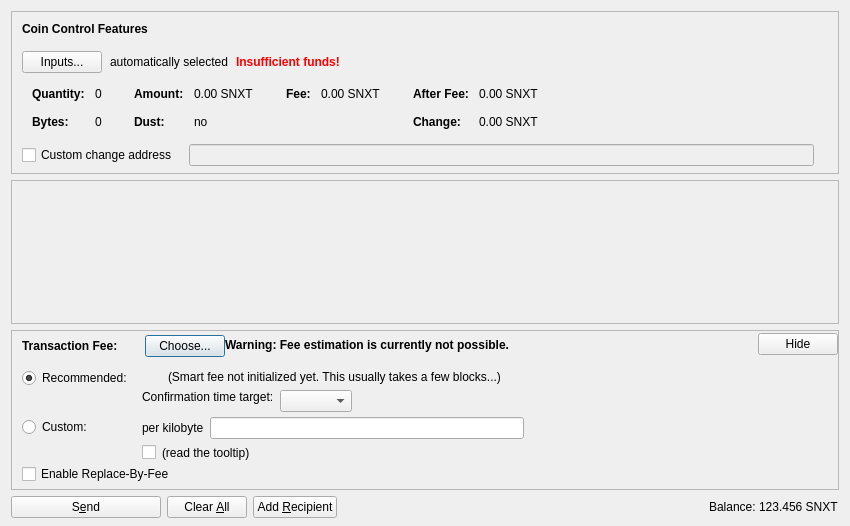
<?xml version="1.0" encoding="UTF-8"?>
<ui version="4.0">
 <class>SendCoinsDialog</class>
 <widget class="QDialog" name="SendCoinsDialog">
  <property name="geometry">
   <rect>
    <x>0</x>
    <y>0</y>
    <width>850</width>
    <height>526</height>
   </rect>
  </property>
  <property name="windowTitle">
   <string>Send Coins</string>
  </property>
  <layout class="QVBoxLayout" name="verticalLayout" stretch="0,1,0,0">
   <property name="bottomMargin">
    <number>8</number>
   </property>
   <item>
    <widget class="QFrame" name="frameCoinControl">
     <property name="sizePolicy">
      <sizepolicy hsizetype="Expanding" vsizetype="Expanding">
       <horstretch>0</horstretch>
       <verstretch>0</verstretch>
      </sizepolicy>
     </property>
     <property name="maximumSize">
      <size>
       <width>16777215</width>
       <height>16777215</height>
      </size>
     </property>
     <property name="frameShape">
      <enum>QFrame::StyledPanel</enum>
     </property>
     <property name="frameShadow">
      <enum>QFrame::Sunken</enum>
     </property>
     <layout class="QVBoxLayout" name="verticalLayoutCoinControl2">
      <property name="spacing">
       <number>0</number>
      </property>
      <property name="leftMargin">
       <number>0</number>
      </property>
      <property name="topMargin">
       <number>0</number>
      </property>
      <property name="rightMargin">
       <number>0</number>
      </property>
      <property name="bottomMargin">
       <number>6</number>
      </property>
      <item>
       <layout class="QVBoxLayout" name="verticalLayoutCoinControl" stretch="0,0,0,0,1">
        <property name="spacing">
         <number>0</number>
        </property>
        <property name="leftMargin">
         <number>10</number>
        </property>
        <property name="topMargin">
         <number>10</number>
        </property>
        <item>
         <layout class="QHBoxLayout" name="horizontalLayoutCoinControl1">
          <property name="bottomMargin">
           <number>15</number>
          </property>
          <item>
           <widget class="QLabel" name="labelCoinControlFeatures">
            <property name="sizePolicy">
             <sizepolicy hsizetype="Preferred" vsizetype="Maximum">
              <horstretch>0</horstretch>
              <verstretch>0</verstretch>
             </sizepolicy>
            </property>
            <property name="font">
             <font>
              <weight>75</weight>
              <bold>true</bold>
             </font>
            </property>
            <property name="styleSheet">
             <string notr="true">font-weight:bold;</string>
            </property>
            <property name="text">
             <string>Coin Control Features</string>
            </property>
           </widget>
          </item>
         </layout>
        </item>
        <item>
         <layout class="QHBoxLayout" name="horizontalLayoutCoinControl2" stretch="0,0,0,0">
          <property name="spacing">
           <number>8</number>
          </property>
          <property name="bottomMargin">
           <number>10</number>
          </property>
          <item>
           <widget class="QPushButton" name="pushButtonCoinControl">
            <property name="styleSheet">
             <string notr="true"/>
            </property>
            <property name="text">
             <string>Inputs...</string>
            </property>
            <property name="autoDefault">
             <bool>false</bool>
            </property>
           </widget>
          </item>
          <item>
           <widget class="QLabel" name="labelCoinControlAutomaticallySelected">
            <property name="text">
             <string>automatically selected</string>
            </property>
            <property name="margin">
             <number>5</number>
            </property>
           </widget>
          </item>
          <item>
           <widget class="QLabel" name="labelCoinControlInsuffFunds">
            <property name="font">
             <font>
              <weight>75</weight>
              <bold>true</bold>
             </font>
            </property>
            <property name="styleSheet">
             <string notr="true">color:red;font-weight:bold;</string>
            </property>
            <property name="text">
             <string>Insufficient funds!</string>
            </property>
            <property name="margin">
             <number>5</number>
            </property>
           </widget>
          </item>
          <item>
           <spacer name="horizontalSpacerCoinControl">
            <property name="orientation">
             <enum>Qt::Horizontal</enum>
            </property>
            <property name="sizeHint" stdset="0">
             <size>
              <width>40</width>
              <height>1</height>
             </size>
            </property>
           </spacer>
          </item>
         </layout>
        </item>
        <item>
         <widget class="QWidget" name="widgetCoinControl" native="true">
          <property name="sizePolicy">
           <sizepolicy hsizetype="Preferred" vsizetype="Preferred">
            <horstretch>0</horstretch>
            <verstretch>0</verstretch>
           </sizepolicy>
          </property>
          <property name="minimumSize">
           <size>
            <width>0</width>
            <height>0</height>
           </size>
          </property>
          <property name="styleSheet">
           <string notr="true"/>
          </property>
          <layout class="QHBoxLayout" name="horizontalLayoutCoinControl5">
           <property name="leftMargin">
            <number>0</number>
           </property>
           <property name="topMargin">
            <number>0</number>
           </property>
           <property name="rightMargin">
            <number>0</number>
           </property>
           <property name="bottomMargin">
            <number>0</number>
           </property>
           <item>
            <layout class="QHBoxLayout" name="horizontalLayoutCoinControl3" stretch="0,0,0,1">
             <property name="spacing">
              <number>20</number>
             </property>
             <property name="topMargin">
              <number>0</number>
             </property>
             <property name="bottomMargin">
              <number>10</number>
             </property>
             <item>
              <layout class="QFormLayout" name="formLayoutCoinControl1">
               <property name="horizontalSpacing">
                <number>10</number>
               </property>
               <property name="verticalSpacing">
                <number>14</number>
               </property>
               <property name="leftMargin">
                <number>10</number>
               </property>
               <property name="topMargin">
                <number>4</number>
               </property>
               <property name="rightMargin">
                <number>6</number>
               </property>
               <item row="0" column="0">
                <widget class="QLabel" name="labelCoinControlQuantityText">
                 <property name="font">
                  <font>
                   <weight>75</weight>
                   <bold>true</bold>
                  </font>
                 </property>
                 <property name="text">
                  <string>Quantity:</string>
                 </property>
                 <property name="margin">
                  <number>0</number>
                 </property>
                </widget>
               </item>
               <item row="0" column="1">
                <widget class="QLabel" name="labelCoinControlQuantity">
                 <property name="cursor">
                  <cursorShape>IBeamCursor</cursorShape>
                 </property>
                 <property name="contextMenuPolicy">
                  <enum>Qt::ActionsContextMenu</enum>
                 </property>
                 <property name="text">
                  <string notr="true">0</string>
                 </property>
                 <property name="margin">
                  <number>0</number>
                 </property>
                 <property name="textInteractionFlags">
                  <set>Qt::LinksAccessibleByMouse|Qt::TextSelectableByKeyboard|Qt::TextSelectableByMouse</set>
                 </property>
                </widget>
               </item>
               <item row="1" column="0">
                <widget class="QLabel" name="labelCoinControlBytesText">
                 <property name="font">
                  <font>
                   <weight>75</weight>
                   <bold>true</bold>
                  </font>
                 </property>
                 <property name="text">
                  <string>Bytes:</string>
                 </property>
                </widget>
               </item>
               <item row="1" column="1">
                <widget class="QLabel" name="labelCoinControlBytes">
                 <property name="cursor">
                  <cursorShape>IBeamCursor</cursorShape>
                 </property>
                 <property name="contextMenuPolicy">
                  <enum>Qt::ActionsContextMenu</enum>
                 </property>
                 <property name="text">
                  <string notr="true">0</string>
                 </property>
                 <property name="textInteractionFlags">
                  <set>Qt::LinksAccessibleByMouse|Qt::TextSelectableByKeyboard|Qt::TextSelectableByMouse</set>
                 </property>
                </widget>
               </item>
              </layout>
             </item>
             <item>
              <layout class="QFormLayout" name="formLayoutCoinControl2">
               <property name="horizontalSpacing">
                <number>10</number>
               </property>
               <property name="verticalSpacing">
                <number>14</number>
               </property>
               <property name="leftMargin">
                <number>6</number>
               </property>
               <property name="topMargin">
                <number>4</number>
               </property>
               <property name="rightMargin">
                <number>6</number>
               </property>
               <item row="0" column="0">
                <widget class="QLabel" name="labelCoinControlAmountText">
                 <property name="font">
                  <font>
                   <weight>75</weight>
                   <bold>true</bold>
                  </font>
                 </property>
                 <property name="text">
                  <string>Amount:</string>
                 </property>
                 <property name="margin">
                  <number>0</number>
                 </property>
                </widget>
               </item>
               <item row="0" column="1">
                <widget class="QLabel" name="labelCoinControlAmount">
                 <property name="cursor">
                  <cursorShape>IBeamCursor</cursorShape>
                 </property>
                 <property name="contextMenuPolicy">
                  <enum>Qt::ActionsContextMenu</enum>
                 </property>
                 <property name="text">
                  <string notr="true">0.00 SNXT</string>
                 </property>
                 <property name="textInteractionFlags">
                  <set>Qt::LinksAccessibleByMouse|Qt::TextSelectableByKeyboard|Qt::TextSelectableByMouse</set>
                 </property>
                </widget>
               </item>
               <item row="1" column="0">
                <widget class="QLabel" name="labelCoinControlLowOutputText">
                 <property name="font">
                  <font>
                   <weight>75</weight>
                   <bold>true</bold>
                  </font>
                 </property>
                 <property name="text">
                  <string>Dust:</string>
                 </property>
                </widget>
               </item>
               <item row="1" column="1">
                <widget class="QLabel" name="labelCoinControlLowOutput">
                 <property name="cursor">
                  <cursorShape>IBeamCursor</cursorShape>
                 </property>
                 <property name="contextMenuPolicy">
                  <enum>Qt::ActionsContextMenu</enum>
                 </property>
                 <property name="text">
                  <string notr="true">no</string>
                 </property>
                 <property name="textInteractionFlags">
                  <set>Qt::LinksAccessibleByMouse|Qt::TextSelectableByKeyboard|Qt::TextSelectableByMouse</set>
                 </property>
                </widget>
               </item>
              </layout>
             </item>
             <item>
              <layout class="QFormLayout" name="formLayoutCoinControl3">
               <property name="horizontalSpacing">
                <number>10</number>
               </property>
               <property name="verticalSpacing">
                <number>14</number>
               </property>
               <property name="leftMargin">
                <number>6</number>
               </property>
               <property name="topMargin">
                <number>4</number>
               </property>
               <property name="rightMargin">
                <number>6</number>
               </property>
               <item row="0" column="0">
                <widget class="QLabel" name="labelCoinControlFeeText">
                 <property name="font">
                  <font>
                   <weight>75</weight>
                   <bold>true</bold>
                  </font>
                 </property>
                 <property name="text">
                  <string>Fee:</string>
                 </property>
                 <property name="margin">
                  <number>0</number>
                 </property>
                </widget>
               </item>
               <item row="0" column="1">
                <widget class="QLabel" name="labelCoinControlFee">
                 <property name="cursor">
                  <cursorShape>IBeamCursor</cursorShape>
                 </property>
                 <property name="contextMenuPolicy">
                  <enum>Qt::ActionsContextMenu</enum>
                 </property>
                 <property name="text">
                  <string notr="true">0.00 SNXT</string>
                 </property>
                 <property name="textInteractionFlags">
                  <set>Qt::LinksAccessibleByMouse|Qt::TextSelectableByKeyboard|Qt::TextSelectableByMouse</set>
                 </property>
                </widget>
               </item>
              </layout>
             </item>
             <item>
              <layout class="QFormLayout" name="formLayoutCoinControl4">
               <property name="horizontalSpacing">
                <number>10</number>
               </property>
               <property name="verticalSpacing">
                <number>14</number>
               </property>
               <property name="leftMargin">
                <number>6</number>
               </property>
               <property name="topMargin">
                <number>4</number>
               </property>
               <property name="rightMargin">
                <number>6</number>
               </property>
               <item row="0" column="0">
                <widget class="QLabel" name="labelCoinControlAfterFeeText">
                 <property name="font">
                  <font>
                   <weight>75</weight>
                   <bold>true</bold>
                  </font>
                 </property>
                 <property name="text">
                  <string>After Fee:</string>
                 </property>
                 <property name="margin">
                  <number>0</number>
                 </property>
                </widget>
               </item>
               <item row="0" column="1">
                <widget class="QLabel" name="labelCoinControlAfterFee">
                 <property name="cursor">
                  <cursorShape>IBeamCursor</cursorShape>
                 </property>
                 <property name="contextMenuPolicy">
                  <enum>Qt::ActionsContextMenu</enum>
                 </property>
                 <property name="text">
                  <string notr="true">0.00 SNXT</string>
                 </property>
                 <property name="textInteractionFlags">
                  <set>Qt::LinksAccessibleByMouse|Qt::TextSelectableByKeyboard|Qt::TextSelectableByMouse</set>
                 </property>
                </widget>
               </item>
               <item row="1" column="0">
                <widget class="QLabel" name="labelCoinControlChangeText">
                 <property name="font">
                  <font>
                   <weight>75</weight>
                   <bold>true</bold>
                  </font>
                 </property>
                 <property name="text">
                  <string>Change:</string>
                 </property>
                </widget>
               </item>
               <item row="1" column="1">
                <widget class="QLabel" name="labelCoinControlChange">
                 <property name="cursor">
                  <cursorShape>IBeamCursor</cursorShape>
                 </property>
                 <property name="contextMenuPolicy">
                  <enum>Qt::ActionsContextMenu</enum>
                 </property>
                 <property name="text">
                  <string notr="true">0.00 SNXT</string>
                 </property>
                 <property name="textInteractionFlags">
                  <set>Qt::LinksAccessibleByMouse|Qt::TextSelectableByKeyboard|Qt::TextSelectableByMouse</set>
                 </property>
                </widget>
               </item>
              </layout>
             </item>
            </layout>
           </item>
          </layout>
         </widget>
        </item>
        <item>
         <layout class="QHBoxLayout" name="horizontalLayoutCoinControl4" stretch="0,0,0">
          <property name="spacing">
           <number>12</number>
          </property>
          <property name="sizeConstraint">
           <enum>QLayout::SetDefaultConstraint</enum>
          </property>
          <property name="topMargin">
           <number>5</number>
          </property>
          <property name="rightMargin">
           <number>5</number>
          </property>
          <item>
           <widget class="QCheckBox" name="checkBoxCoinControlChange">
            <property name="toolTip">
             <string>If this is activated, but the change address is empty or invalid, change will be sent to a newly generated address.</string>
            </property>
            <property name="text">
             <string>Custom change address</string>
            </property>
           </widget>
          </item>
          <item>
           <widget class="QValidatedLineEdit" name="lineEditCoinControlChange">
            <property name="enabled">
             <bool>false</bool>
            </property>
            <property name="sizePolicy">
             <sizepolicy hsizetype="Expanding" vsizetype="Fixed">
              <horstretch>0</horstretch>
              <verstretch>0</verstretch>
             </sizepolicy>
            </property>
           </widget>
          </item>
          <item>
           <widget class="QLabel" name="labelCoinControlChangeLabel">
            <property name="sizePolicy">
             <sizepolicy hsizetype="Preferred" vsizetype="Expanding">
              <horstretch>0</horstretch>
              <verstretch>0</verstretch>
             </sizepolicy>
            </property>
            <property name="minimumSize">
             <size>
              <width>0</width>
              <height>0</height>
             </size>
            </property>
            <property name="text">
             <string/>
            </property>
            <property name="margin">
             <number>3</number>
            </property>
           </widget>
          </item>
         </layout>
        </item>
        <item>
         <spacer name="verticalSpacerCoinControl">
          <property name="orientation">
           <enum>Qt::Vertical</enum>
          </property>
          <property name="sizeHint" stdset="0">
           <size>
            <width>800</width>
            <height>1</height>
           </size>
          </property>
         </spacer>
        </item>
       </layout>
      </item>
     </layout>
    </widget>
   </item>
   <item>
    <widget class="QScrollArea" name="scrollArea">
     <property name="widgetResizable">
      <bool>true</bool>
     </property>
     <widget class="QWidget" name="scrollAreaWidgetContents">
      <property name="geometry">
       <rect>
        <x>0</x>
        <y>0</y>
        <width>830</width>
        <height>104</height>
       </rect>
      </property>
      <layout class="QVBoxLayout" name="verticalLayout_2" stretch="0,1">
       <property name="leftMargin">
        <number>0</number>
       </property>
       <property name="topMargin">
        <number>0</number>
       </property>
       <property name="rightMargin">
        <number>0</number>
       </property>
       <property name="bottomMargin">
        <number>0</number>
       </property>
       <item>
        <layout class="QVBoxLayout" name="entries">
         <property name="spacing">
          <number>6</number>
         </property>
        </layout>
       </item>
       <item>
        <spacer name="verticalSpacer">
         <property name="orientation">
          <enum>Qt::Vertical</enum>
         </property>
         <property name="sizeHint" stdset="0">
          <size>
           <width>20</width>
           <height>40</height>
          </size>
         </property>
        </spacer>
       </item>
      </layout>
     </widget>
    </widget>
   </item>
   <item>
    <widget class="QFrame" name="frameFee">
     <property name="sizePolicy">
      <sizepolicy hsizetype="Expanding" vsizetype="Expanding">
       <horstretch>0</horstretch>
       <verstretch>0</verstretch>
      </sizepolicy>
     </property>
     <property name="maximumSize">
      <size>
       <width>16777215</width>
       <height>16777215</height>
      </size>
     </property>
     <property name="frameShape">
      <enum>QFrame::StyledPanel</enum>
     </property>
     <property name="frameShadow">
      <enum>QFrame::Sunken</enum>
     </property>
     <layout class="QVBoxLayout" name="verticalLayoutFee1">
      <property name="spacing">
       <number>0</number>
      </property>
      <property name="leftMargin">
       <number>0</number>
      </property>
      <property name="topMargin">
       <number>0</number>
      </property>
      <property name="rightMargin">
       <number>0</number>
      </property>
      <property name="bottomMargin">
       <number>0</number>
      </property>
      <item>
       <layout class="QVBoxLayout" name="verticalLayoutFee2" stretch="0,0,0">
        <property name="spacing">
         <number>0</number>
        </property>
        <property name="leftMargin">
         <number>10</number>
        </property>
        <property name="topMargin">
         <number>0</number>
        </property>
        <item>
         <layout class="QHBoxLayout" name="horizontalLayoutFee1">
          <property name="bottomMargin">
           <number>0</number>
          </property>
          <item>
           <layout class="QVBoxLayout" name="verticalLayoutFee7">
            <property name="spacing">
             <number>0</number>
            </property>
            <item>
             <spacer name="verticalSpacerSmartFee">
              <property name="orientation">
               <enum>Qt::Vertical</enum>
              </property>
              <property name="sizeType">
               <enum>QSizePolicy::Fixed</enum>
              </property>
              <property name="sizeHint" stdset="0">
               <size>
                <width>1</width>
                <height>4</height>
               </size>
              </property>
             </spacer>
            </item>
            <item>
             <layout class="QHBoxLayout" name="horizontalLayoutSmartFee">
              <property name="spacing">
               <number>10</number>
              </property>
              <item>
               <widget class="QLabel" name="labelFeeHeadline">
                <property name="sizePolicy">
                 <sizepolicy hsizetype="Preferred" vsizetype="Maximum">
                  <horstretch>0</horstretch>
                  <verstretch>0</verstretch>
                 </sizepolicy>
                </property>
                <property name="font">
                 <font>
                  <weight>75</weight>
                  <bold>true</bold>
                 </font>
                </property>
                <property name="styleSheet">
                 <string notr="true">font-weight:bold;</string>
                </property>
                <property name="text">
                 <string>Transaction Fee:</string>
                </property>
               </widget>
              </item>
              <item>
               <widget class="QLabel" name="labelFeeMinimized">
                <property name="text">
                 <string/>
                </property>
               </widget>
              </item>
              <item>
               <widget class="QPushButton" name="buttonChooseFee">
                <property name="text">
                 <string>Choose...</string>
                </property>
               </widget>
              </item>
             </layout>
            </item>
            <item>
             <spacer name="verticalSpacer_5">
              <property name="orientation">
               <enum>Qt::Vertical</enum>
              </property>
              <property name="sizeHint" stdset="0">
               <size>
                <width>1</width>
                <height>1</height>
               </size>
              </property>
             </spacer>
            </item>
           </layout>
          </item>
          <item>
           <widget class="QLabel" name="fallbackFeeWarningLabel">
            <property name="toolTip">
             <string>Using the fallbackfee can result in sending a transaction that will take several hours or days (or never) to confirm. Consider choosing your fee manually or wait until you have validated the complete chain.</string>
            </property>
            <property name="font">
            <font>
                <weight>75</weight>
                <bold>true</bold>
            </font>
            </property>
            <property name="text">
             <string>Warning: Fee estimation is currently not possible.</string>
            </property>
            <property name="wordWrap">
             <bool>false</bool>
            </property>
           </widget>
          </item>
          <item>
           <spacer name="horizontalSpacer_4">
            <property name="orientation">
             <enum>Qt::Horizontal</enum>
            </property>
            <property name="sizeType">
             <enum>QSizePolicy::MinimumExpanding</enum>
            </property>
            <property name="sizeHint" stdset="0">
             <size>
              <width>40</width>
              <height>20</height>
             </size>
            </property>
           </spacer>
          </item>
          <item>
           <widget class="QPushButton" name="buttonMinimizeFee">
            <property name="toolTip">
             <string>collapse fee-settings</string>
            </property>
            <property name="text">
             <string>Hide</string>
            </property>
           </widget>
          </item>
         </layout>
        </item>
        <item>
         <widget class="QFrame" name="frameFeeSelection">
          <layout class="QVBoxLayout" name="verticalLayoutFee12">
           <property name="spacing">
            <number>0</number>
           </property>
           <property name="leftMargin">
            <number>0</number>
           </property>
           <property name="topMargin">
            <number>0</number>
           </property>
           <property name="rightMargin">
            <number>0</number>
           </property>
           <property name="bottomMargin">
            <number>0</number>
           </property>
           <item>
            <layout class="QGridLayout" name="gridLayoutFee">
             <property name="topMargin">
              <number>10</number>
             </property>
             <property name="bottomMargin">
              <number>4</number>
             </property>
             <property name="horizontalSpacing">
              <number>10</number>
             </property>
             <property name="verticalSpacing">
              <number>4</number>
             </property>
             <item row="1" column="1">
              <layout class="QVBoxLayout" name="verticalLayoutFee8">
               <property name="spacing">
                <number>6</number>
               </property>
               <item>
                <layout class="QHBoxLayout" name="horizontalLayoutFee13">
                 <item>
                  <widget class="QLabel" name="labelCustomPerKilobyte">
                   <property name="toolTip">
                    <string>Specify a custom fee per kB (1,000 bytes) of the transaction's virtual size.

Note:  Since the fee is calculated on a per-byte basis, a fee of "100 satoshis per kB" for a transaction size of 500 bytes (half of 1 kB) would ultimately yield a fee of only 50 satoshis.</string>
                   </property>
                   <property name="text">
                    <string>per kilobyte</string>
                   </property>
                  </widget>
                 </item>
                 <item>
                  <widget class="StancecoinAmountField" name="customFee"/>
                 </item>
                 <item>
                  <spacer name="horizontalSpacer_6">
                   <property name="orientation">
                    <enum>Qt::Horizontal</enum>
                   </property>
                   <property name="sizeHint" stdset="0">
                    <size>
                     <width>1</width>
                     <height>1</height>
                    </size>
                   </property>
                  </spacer>
                 </item>
                </layout>
               </item>
               <item>
                <layout class="QHBoxLayout" name="horizontalLayoutFee8">
                 <item>
                  <widget class="QCheckBox" name="checkBoxMinimumFee">
                   <property name="toolTip">
                    <string>Paying only the minimum fee is just fine as long as there is less transaction volume than space in the blocks. But be aware that this can end up in a never confirming transaction once there is more demand for stancecoin transactions than the network can process.</string>
                   </property>
                   <property name="text">
                    <string/>
                   </property>
                  </widget>
                 </item>
                 <item>
                  <widget class="QLabel" name="labelMinFeeWarning">
                   <property name="enabled">
                    <bool>true</bool>
                   </property>
                   <property name="toolTip">
                    <string>Paying only the minimum fee is just fine as long as there is less transaction volume than space in the blocks. But be aware that this can end up in a never confirming transaction once there is more demand for stancecoin transactions than the network can process.</string>
                   </property>
                   <property name="text">
                    <string>(read the tooltip)</string>
                   </property>
                   <property name="margin">
                    <number>5</number>
                   </property>
                  </widget>
                 </item>
                 <item>
                  <spacer name="horizontalSpacer_2">
                   <property name="orientation">
                    <enum>Qt::Horizontal</enum>
                   </property>
                   <property name="sizeHint" stdset="0">
                    <size>
                     <width>1</width>
                     <height>1</height>
                    </size>
                   </property>
                  </spacer>
                 </item>
                </layout>
               </item>
              </layout>
             </item>
             <item row="0" column="0">
              <layout class="QVBoxLayout" name="verticalLayoutFee4" stretch="0,1">
               <item>
                <widget class="QRadioButton" name="radioSmartFee">
                 <property name="text">
                  <string>Recommended:</string>
                 </property>
                 <property name="checked">
                  <bool>true</bool>
                 </property>
                 <attribute name="buttonGroup">
                  <string notr="true">groupFee</string>
                 </attribute>
                </widget>
               </item>
               <item>
                <spacer name="verticalSpacer_2">
                 <property name="orientation">
                  <enum>Qt::Vertical</enum>
                 </property>
                 <property name="sizeHint" stdset="0">
                  <size>
                   <width>1</width>
                   <height>1</height>
                  </size>
                 </property>
                </spacer>
               </item>
              </layout>
             </item>
             <item row="1" column="0">
              <layout class="QVBoxLayout" name="verticalLayoutFee9" stretch="0,1">
               <item>
                <widget class="QRadioButton" name="radioCustomFee">
                 <property name="text">
                  <string>Custom:</string>
                 </property>
                 <attribute name="buttonGroup">
                  <string notr="true">groupFee</string>
                 </attribute>
                </widget>
               </item>
               <item>
                <spacer name="verticalSpacer_6">
                 <property name="orientation">
                  <enum>Qt::Vertical</enum>
                 </property>
                 <property name="sizeHint" stdset="0">
                  <size>
                   <width>1</width>
                   <height>1</height>
                  </size>
                 </property>
                </spacer>
               </item>
              </layout>
             </item>
             <item row="0" column="1">
              <layout class="QVBoxLayout" name="verticalLayoutFee3" stretch="0,0,1">
               <property name="spacing">
                <number>6</number>
               </property>
               <property name="topMargin">
                <number>2</number>
               </property>
               <item>
                <layout class="QHBoxLayout" name="horizontalLayoutFee12">
                 <item>
                  <widget class="QLabel" name="labelSmartFee">
                   <property name="text">
                    <string/>
                   </property>
                   <property name="margin">
                    <number>2</number>
                   </property>
                  </widget>
                 </item>
                 <item>
                  <widget class="QLabel" name="labelFeeEstimation">
                   <property name="text">
                    <string/>
                   </property>
                  </widget>
                 </item>
                 <item>
                  <widget class="QLabel" name="labelSmartFee2">
                   <property name="text">
                    <string>(Smart fee not initialized yet. This usually takes a few blocks...)</string>
                   </property>
                   <property name="margin">
                    <number>2</number>
                   </property>
                  </widget>
                 </item>
                 <item>
                  <spacer name="horizontalSpacer_5">
                   <property name="orientation">
                    <enum>Qt::Horizontal</enum>
                   </property>
                   <property name="sizeHint" stdset="0">
                    <size>
                     <width>1</width>
                     <height>1</height>
                    </size>
                   </property>
                  </spacer>
                 </item>
                </layout>
               </item>
               <item>
                <layout class="QHBoxLayout" name="horizontalLayoutFee9">
                 <item>
                  <layout class="QVBoxLayout" name="verticalLayoutFee6">
                   <item>
                    <widget class="QLabel" name="labelSmartFee3">
                     <property name="text">
                      <string>Confirmation time target:</string>
                     </property>
                     <property name="margin">
                      <number>2</number>
                     </property>
                    </widget>
                   </item>
                   <item>
                    <spacer name="verticalSpacer_3">
                     <property name="orientation">
                      <enum>Qt::Vertical</enum>
                     </property>
                     <property name="sizeHint" stdset="0">
                      <size>
                       <width>1</width>
                       <height>1</height>
                      </size>
                     </property>
                    </spacer>
                   </item>
                  </layout>
                 </item>
                 <item>
                  <layout class="QVBoxLayout" name="verticalLayoutFee5">
                   <property name="rightMargin">
                    <number>30</number>
                   </property>
                   <item>
                    <layout class="QHBoxLayout" name="horizontalLayoutConfTarget">
                     <property name="bottomMargin">
                      <number>0</number>
                     </property>
                     <item>
                      <widget class="QComboBox" name="confTargetSelector"/>
                     </item>
                     <item>
                      <spacer name="horizontalSpacerConfTarget">
                       <property name="orientation">
                        <enum>Qt::Horizontal</enum>
                       </property>
                       <property name="sizeHint" stdset="0">
                        <size>
                         <width>40</width>
                         <height>20</height>
                        </size>
                       </property>
                      </spacer>
                     </item>
                    </layout>
                   </item>
                  </layout>
                 </item>
                </layout>
               </item>
               <item>
                <spacer name="verticalSpacer_4">
                 <property name="orientation">
                  <enum>Qt::Vertical</enum>
                 </property>
                 <property name="sizeHint" stdset="0">
                  <size>
                   <width>1</width>
                   <height>1</height>
                  </size>
                 </property>
                </spacer>
               </item>
              </layout>
             </item>
            </layout>
           </item>
           <item>
            <widget class="QCheckBox" name="optInRBF">
             <property name="text">
              <string>Enable Replace-By-Fee</string>
             </property>
             <property name="toolTip">
              <string>With Replace-By-Fee (BIP-125) you can increase a transaction's fee after it is sent. Without this, a higher fee may be recommended to compensate for increased transaction delay risk.</string>
             </property>
            </widget>
           </item>
          </layout>
         </widget>
        </item>
        <item>
         <spacer name="verticalSpacerFee">
          <property name="orientation">
           <enum>Qt::Vertical</enum>
          </property>
          <property name="sizeHint" stdset="0">
           <size>
            <width>40</width>
            <height>5</height>
           </size>
          </property>
         </spacer>
        </item>
       </layout>
      </item>
     </layout>
    </widget>
   </item>
   <item>
    <layout class="QHBoxLayout" name="horizontalLayout">
     <item>
      <widget class="QPushButton" name="sendButton">
       <property name="minimumSize">
        <size>
         <width>150</width>
         <height>0</height>
        </size>
       </property>
       <property name="toolTip">
        <string>Confirm the send action</string>
       </property>
       <property name="text">
        <string>S&amp;end</string>
       </property>
       <property name="icon">
        <iconset resource="../stancecoin.qrc">
         <normaloff>:/icons/send</normaloff>:/icons/send</iconset>
       </property>
       <property name="autoDefault">
        <bool>false</bool>
       </property>
       <property name="default">
        <bool>false</bool>
       </property>
      </widget>
     </item>
     <item>
      <widget class="QPushButton" name="clearButton">
       <property name="sizePolicy">
        <sizepolicy hsizetype="Minimum" vsizetype="Fixed">
         <horstretch>0</horstretch>
         <verstretch>0</verstretch>
        </sizepolicy>
       </property>
       <property name="toolTip">
        <string>Clear all fields of the form.</string>
       </property>
       <property name="text">
        <string>Clear &amp;All</string>
       </property>
       <property name="icon">
        <iconset resource="../stancecoin.qrc">
         <normaloff>:/icons/remove</normaloff>:/icons/remove</iconset>
       </property>
       <property name="autoDefault">
        <bool>false</bool>
       </property>
      </widget>
     </item>
     <item>
      <widget class="QPushButton" name="addButton">
       <property name="toolTip">
        <string>Send to multiple recipients at once</string>
       </property>
       <property name="text">
        <string>Add &amp;Recipient</string>
       </property>
       <property name="icon">
        <iconset resource="../stancecoin.qrc">
         <normaloff>:/icons/add</normaloff>:/icons/add</iconset>
       </property>
       <property name="autoDefault">
        <bool>false</bool>
       </property>
      </widget>
     </item>
     <item>
      <spacer name="horizontalSpacer">
       <property name="orientation">
        <enum>Qt::Horizontal</enum>
       </property>
       <property name="sizeHint" stdset="0">
        <size>
         <width>40</width>
         <height>20</height>
        </size>
       </property>
      </spacer>
     </item>
     <item>
      <layout class="QHBoxLayout" name="horizontalLayout_2">
       <property name="spacing">
        <number>3</number>
       </property>
       <item>
        <widget class="QLabel" name="label">
         <property name="sizePolicy">
          <sizepolicy hsizetype="Preferred" vsizetype="Fixed">
           <horstretch>0</horstretch>
           <verstretch>0</verstretch>
          </sizepolicy>
         </property>
         <property name="text">
          <string>Balance:</string>
         </property>
        </widget>
       </item>
       <item>
        <widget class="QLabel" name="labelBalance">
         <property name="sizePolicy">
          <sizepolicy hsizetype="Preferred" vsizetype="Fixed">
           <horstretch>0</horstretch>
           <verstretch>0</verstretch>
          </sizepolicy>
         </property>
         <property name="cursor">
          <cursorShape>IBeamCursor</cursorShape>
         </property>
         <property name="text">
          <string notr="true">123.456 SNXT</string>
         </property>
         <property name="textInteractionFlags">
          <set>Qt::LinksAccessibleByMouse|Qt::TextSelectableByKeyboard|Qt::TextSelectableByMouse</set>
         </property>
        </widget>
       </item>
      </layout>
     </item>
    </layout>
   </item>
  </layout>
 </widget>
 <customwidgets>
  <customwidget>
   <class>QValidatedLineEdit</class>
   <extends>QLineEdit</extends>
   <header>qt/qvalidatedlineedit.h</header>
  </customwidget>
  <customwidget>
   <class>StancecoinAmountField</class>
   <extends>QLineEdit</extends>
   <header>qt/stancecoinamountfield.h</header>
   <container>1</container>
  </customwidget>
 </customwidgets>
 <resources>
  <include location="../stancecoin.qrc"/>
 </resources>
 <connections/>
 <buttongroups>
  <buttongroup name="groupFee"/>
 </buttongroups>
</ui>
